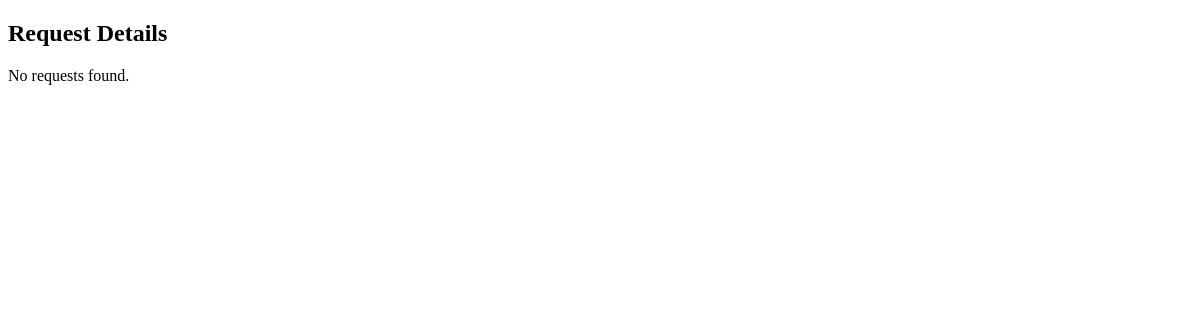
/checkrequests (signed in), run on an earlier commit of the app's database.
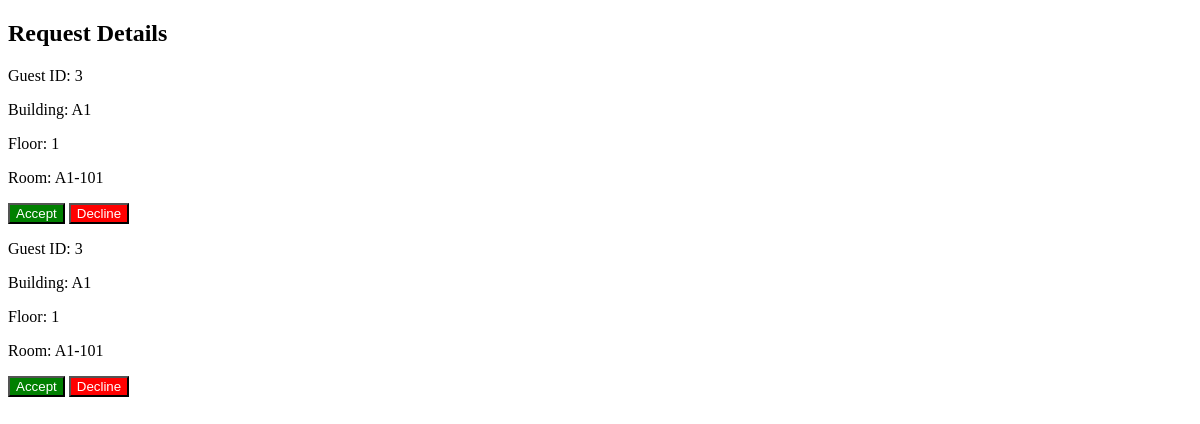
And on a later commit of the database.
### tables this page shows
CREATE TABLE requests (
                    id INTEGER PRIMARY KEY AUTOINCREMENT,
                    guest_id INTEGER NOT NULL,
                    owner_id INTEGER NOT NULL,
                    building TEXT,
                    floor INTEGER,
                    room TEXT,
                    status TEXT DEFAULT 'pending',
                    FOREIGN KEY(guest_id) REFERENCES users(id),
                    FOREIGN KEY(owner_id) REFERENCES users(id)
                );

### app.py (the view)
@app.route('/checkrequests')
def checkrequests():
    if 'user_id' not in session or session.get('role') != 'owner':
        return redirect(url_for('login'))
    conn = get_db_connection()
    requests = conn.execute('SELECT * FROM requests WHERE owner_id = ?', (session['user_id'],)).fetchall()
    conn.close()
    return render_template('checkrequest.html', requests=requests)

### app.py (called while the page is built)
def get_db_connection():
    conn = sqlite3.connect('database.db')
    conn.row_factory = sqlite3.Row
    return conn

### templates/checkrequest.html (shortened to what this page needs)
<!DOCTYPE html>
<html lang="en">
<head>
</head>
<body>
    <h2>Request Details</h2>
    {% if requests %}
        {% for request in requests %}
        <div>
            <p>Guest ID: {{ request.guest_id }}</p>
            <p>Building: {{ request.building }}</p>
            <p>Floor: {{ request.floor }}</p>
            <p>Room: {{ request.room }}</p>
            <form action="{{ url_for('update_request_status', request_id=request.id) }}" method="POST">
                <button type="submit" name="status" value="accepted" style="background-color: green; color: white;">Accept</button>
                <button type="submit" name="status" value="declined" style="background-color: red; color: white;">Decline</button>
            </form>
        </div>
        {% endfor %}
    {% else %}
        <p>No requests found.</p>
    {% endif %}
</body>
</html>

What changed in the data, as far as the page shows it:
added requests: guest_id "3", building "A1", floor "1", room "A1-101"
added requests: guest_id "3", building "A1", floor "1", room "A1-101"
Also different on the page:
text no longer shown: "No requests found."
